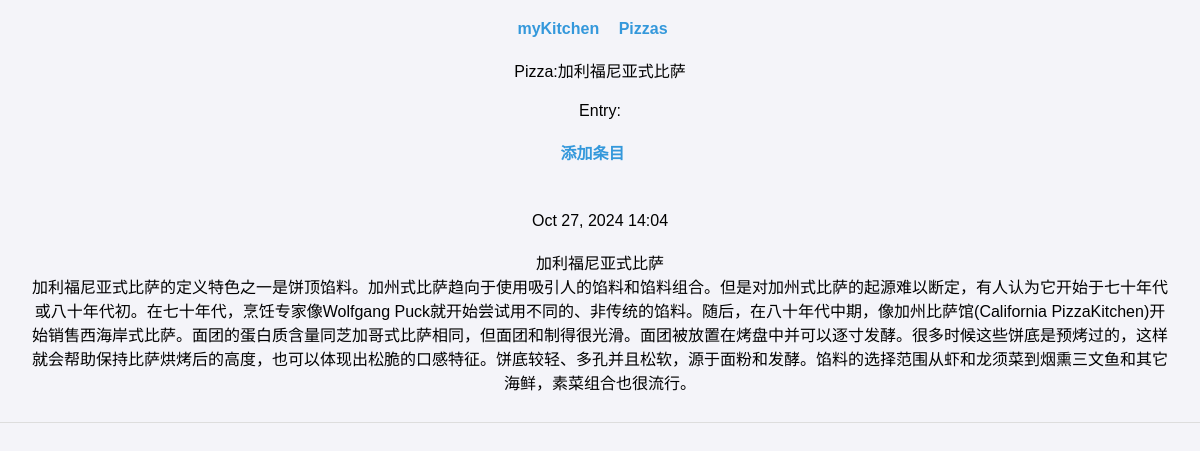
The app's page /pizzas/2 with its own data.
### accounts/models.py (models this page shows, shortened)
class Pizza(models.Model):
    name = models.CharField(max_length=20)  #名称不超过20个字符串
    time_added = models.DateTimeField(auto_now_add=True)    #自动添加时间

class Entry(models.Model):
    topic = models.ForeignKey(Pizza,on_delete=models.CASCADE)
    text = models.TextField()
    date_added = models.DateTimeField(auto_now_add=True)
    class Meta:
        verbose_name_plural = 'entries'

### accounts/views.py (the view)
# urls.py: path('pizzas/<int:pizza_id>',views.pizza,name='pizza'),
def pizza(request,pizza_id):
    pizza = Pizza.objects.get(id=pizza_id)
    entries = pizza.entry_set.order_by('-date_added')
    context = {'pizza':pizza,'entries':entries}
    return render(request,'pizza.html',context)

### accounts/templates/pizza.html (shortened to what this page needs)
<!DOCTYPE html>
<html lang="en">
<head>
</head>
<body>
  {% extends 'base2.html' %}
  {% block content %}
    <P>Pizza:{{pizza.name}}</P>
    <p>Entry:</p>
    <p>
        <a href="{% url 'accounts:new_entry' pizza.id %}">添加条目</a>
    </p>
    <ul>
      {% for entry in entries %}
        <li>
            <P>{{entry.date_added|date:'M d, Y H:i'}}</P>
            <p>{{entry.text|linebreaks}}</p>
        </li>
      {% empty %}
        <li>There no entries for this pizza yet.</li>
      {% endfor %}
    </ul>
  {% endblock content %}

### static/styles/st.css (style rules this page uses)
body { font-family: Arial, sans-serif; background-color: #f4f4f9; margin: 0; padding: 0; }
a { color: #3498db; text-decoration: none; font-weight: bold; margin-right: 15px; }
ul { list-style-type: none; padding: 0; }
ul li { padding: 8px; border-bottom: 1px solid #ddd; }
p { text-align: center; margin: 20px; }

### records on screen
Pizza: name "加利福尼亚式比萨"
Entry: date_added "Oct 27, 2024 14:04", text "加利福尼亚式比萨 加利福尼亚式比萨的定义特色之一是饼顶馅料。加州式比萨趋向于使用吸引人的馅料和馅料组合。但是对加州式比萨的起源难以断定，有人认为它开始于七十年代或八十年代初。在七十年代，烹饪专家像Wolfgang Puck就开始尝试用不同的、非传统的馅料。随后，在八十年代中期，像加州比萨馆(California PizzaKitchen)开始销售西海岸式比萨。面团的蛋白质含量同芝加哥式比萨相同，但面团和制得很光滑。面团被放置在烤盘中并可以逐寸发酵。很多时候这些饼底是预烤过的，这样就会帮助保持比萨烘烤后的高度，也可以体现出松脆的口感特征。饼底较轻、多孔并且松软，源于面粉和发酵。馅料的选择范围从虾和龙须菜到烟熏三文鱼和其它海鲜，素菜组合也很流行。"
